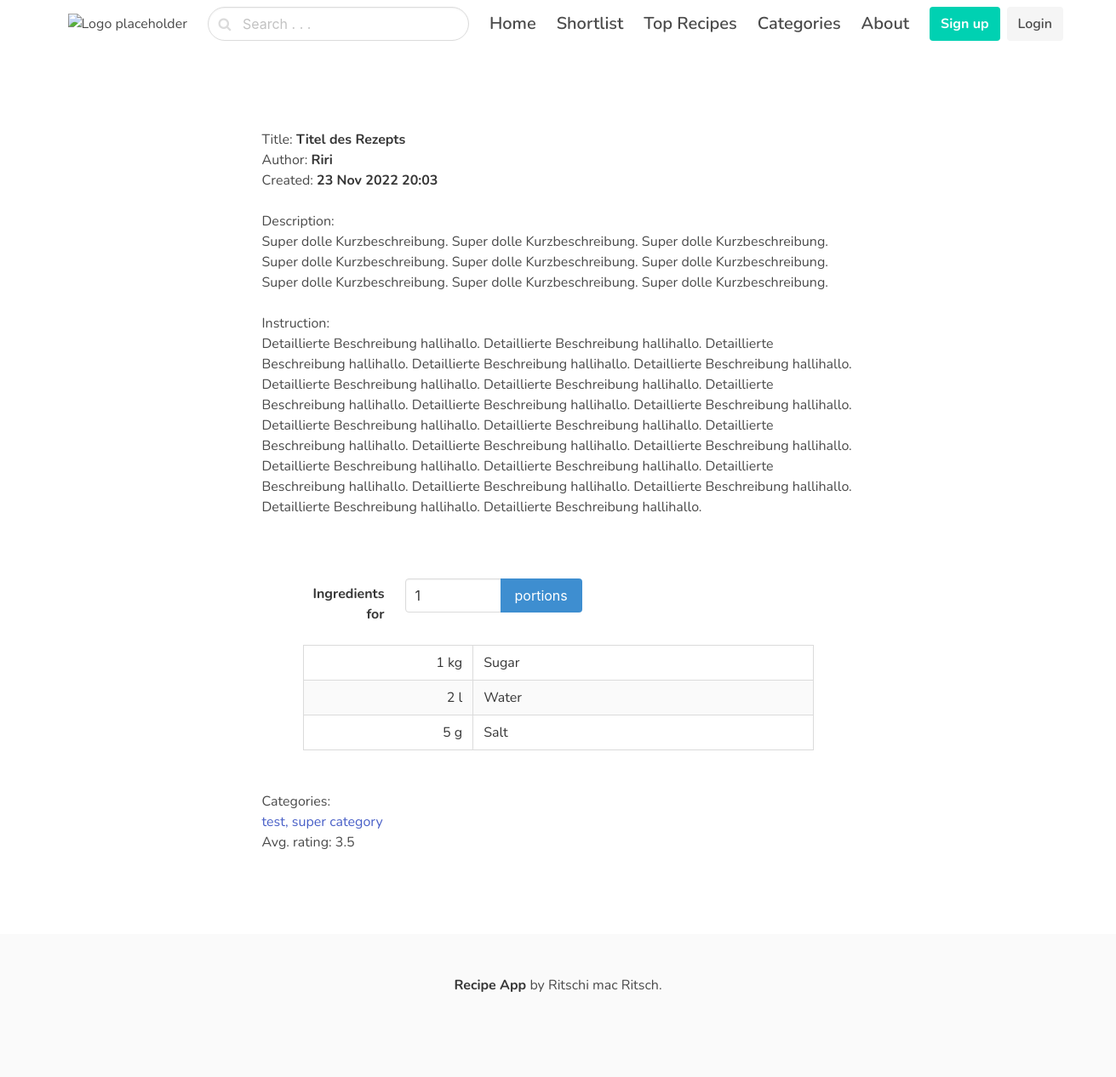
/titel-des-rezepts/, run on the app's committed database.
### recipe/models.py (models this page shows, shortened)
class Recipe(models.Model):
    author = models.CharField(max_length=255)
    title = models.CharField(max_length=255)
    slug = models.SlugField()
    brief_description = models.TextField()
    full_description = models.TextField()
    ingredients = models.ManyToManyField(Ingredient, through="IngredientQuantity", related_name='ingredients')
    created_at = models.DateTimeField(auto_now_add=True)
    categories = models.ManyToManyField(Category, related_name="categories")
    base_portions = models.PositiveIntegerField(default=1, validators=[MinValueValidator(1)])
    def average_rating(self):
        print("--------------->", Rating.objects.filter(recipe=self))
        return Rating.objects.filter(recipe=self).aggregate(Avg("rating"))["rating__avg"] or "Not rated yet"
    class Meta:
        ordering = ("-created_at",)

class IngredientQuantity(models.Model):  # Join the db tables
    recipe = models.ForeignKey(Recipe, on_delete=models.CASCADE)
    ingredient = models.ForeignKey(Ingredient, on_delete=models.CASCADE)
    quantity = models.IntegerField()
    unit = models.ForeignKey(Unit, on_delete=models.CASCADE)
    class Meta:
        verbose_name_plural = "IngredientQuantities"    # The plural name for the object (https://docs.djangoproject.com/en/4.1/ref/models/options/)
    def __str__(self):
        return self.recipe.title + " - " + self.ingredient.name

class Unit(models.Model):
    name = models.CharField(max_length=255, default=None, blank=True, null=True)
    def __str__(self):
        return self.name

class Ingredient(models.Model):
    name = models.CharField(max_length=255)
    def __str__(self):
        return self.name

class Category(models.Model):
    name = models.CharField(max_length=255)
    slug = models.SlugField()
    class Meta:
        verbose_name_plural = "Categories"
    def __str__(self):
        return self.name

class Rating(models.Model):
    user = models.ForeignKey(User, on_delete=models.CASCADE)
    recipe = models.ForeignKey(Recipe, on_delete=models.CASCADE)
    rating = models.IntegerField(default=0)
    def __str__(self):
        return str(self.rating)

### recipe/views.py (the view)
# urls.py: path("<slug:slug>/", views.detail, name="recipe_detail"),
def detail(request, slug):
    recipe = get_object_or_404(Recipe, slug=slug)
    new_ingredient_quantities = []
    if request.method == "GET":
        portions = request.GET.get("portions")
        print("Request.GET content of input field ----->", portions)
        if portions is not None:
            for ingredient in recipe.ingredientquantity_set.all():
                multiplier = int(portions) / recipe.base_portions
                ingredient.quantity *= multiplier
                new_ingredient_quantities.append((ingredient.ingredient.name,
                                                  ingredient.quantity,
                                                  ingredient.unit.name))
                print("unit: ", ingredient.unit.name)
                print("quantity: ", ingredient.quantity, ", ingredient: ", ingredient.ingredient.name)
                print("base_portions: ", recipe.base_portions, ", portions: ", portions)
                print("multiplier: ", multiplier)
        else:
            portions = recipe.base_portions
    print("new_ingredient_quantities: ", new_ingredient_quantities)
    print(type(recipe.ingredientquantity_set.all()[0].quantity))
    print(recipe.ingredientquantity_set.all()[0].quantity)
    print("------> Title: " + recipe.title)
    print("------> 'recipe.ingredientquantity_set.all()' ---> ", recipe.ingredientquantity_set.all())
    print("------> 'recipe.ingredientquantity_set.all()[0]' ---> ", recipe.ingredientquantity_set.all()[0])
    print("------> 'recipe.ingredientquantity_set.all()[0].quantity' ---> ", recipe.ingredientquantity_set.all()[0].quantity)
    print("------> 'recipe.ingredientquantity_set.all()[0].unit' ---> ", recipe.ingredientquantity_set.all()[0].unit)
    print("------> 'recipe.ingredients.all()' ---> ", recipe.ingredients.all())
    print("------> 'recipe.category_set.all()' ---> ", recipe.categories.all())
    print(portions)
    return render(request, "recipe/detail.html", {"recipe": recipe,
                                                  "new_ingredient_quantities": new_ingredient_quantities,
                                                  "portions": portions})

### recipe/templates/recipe/detail.html (shortened to what this page needs)
{% extends "core/base.html" %}
{% block content %}
    <section class="hero ">
        <div class="hero-body">
            <div class="container">
                <section class="section">
                    <div class="columns">
                        <div class="column is-8 is-offset-2">
                            Title: <strong>{{ recipe.title }}</strong><br>
                            Author: <strong>{{ recipe.author }}</strong><br>
                            Created: <strong>{{ recipe.created_at|date:"d M Y H:i" }}</strong><br><br>
                            Description: <br>{{ recipe.brief_description }}<br><br>
                            Instruction: <br>{{ recipe.full_description }}<br><br>
                            <section class="section">
                                <form method="get" action="{% url 'recipe_detail' recipe.slug %}">
                                    <div class="field is-horizontal">
                                        <div class="field-label is-normal">
                                            <label class="label">Ingredients for</label>
                                        </div>
                                        <div class="field-body">
                                            <div class="field">
                                                <div class="field has-addons">
                                                    <div class="control">
                                                        <input class="input" name="portions" type="number" value="{{ portions }}" min="1" max="500" >
                                                    </div>
                                                    <div class="control">
                                                        <button class="button is-info" type="submit">portions</button>
                                                    </div>
                                                </div>
                                            </div>
                                        </div>
                                    </div>
                                </form>
                                <br>
                                <table style="width:100%" class="table is-bordered is-hoverable is-striped is-fullwidth">
                                    <col style="width:33.33%">
                                    <col style="width:66.67%">
                                    <tbody>
                                        {% if new_ingredient_quantities %}
                                            {% for ele in new_ingredient_quantities %}
                                                <tr>
                                                    <td style="text-align:right">
                                                        {{ ele.1 }} {{ ele.2 }}
                                                    </td>
                                                    <td>
                                                        {{ ele.0 }}
                                                    </td>
                                                </tr>
                                            {% endfor %}
                                        {% else %}
                                            {% for ele in recipe.ingredientquantity_set.all %}
                                                <tr>
                                                    <td style="text-align:right">
                                                        {{ ele.quantity }} {{ ele.unit }}
                                                    </td>
                                                    <td>
                                                        {{ ele.ingredient.name }}
                                                    </td>
                                                </tr>
                                            {% endfor %}
                                        {% endif %}
                                    </tbody>
                                </table>
                            </section>
                            Categories: <br>
                            {% for ele in recipe.categories.all %}
                                <a href="{% url 'recipe_category' ele.slug %}">{{ ele.name }}{% if forloop.first and not forloop.revcounter0 < 1 %},{% endif %}</a>
                            {% endfor %}<br>
                            Avg. rating: {{ recipe.average_rating }}
                        </div>
                    </div>
                </section>
            </div>
        </div>
    </section>
{% endblock %}

### core/templates/core/base.html (style rules this page uses)
body { font-family: 'Nunito', sans-serif; }

### data on the page
Recipe: title "Titel des Rezepts", author "Riri", created_at "23 Nov 2022 20:03", brief_description "Super dolle Kurzbeschreibung. Super dolle Kurzbeschreibung. Super dolle Kurzbeschreibung. Super dolle Kurzbeschreibung. Super dolle Kurzbeschreibung. Super dolle Kurzbeschreibung. Super dolle Kurzbeschreibung. Super dolle Kurzbeschreibung. Super dolle Kurzbeschreibung.", full_description "Detaillierte Beschreibung hallihallo. Detaillierte Beschreibung hallihallo. Detaillierte Beschreibung hallihallo. Detaillierte Beschreibung hallihallo. Detaillierte Beschreibung hallihallo. Detaillierte Beschreibung hallihallo. Detaillierte Beschreibung hallihallo. Detaillierte Beschreibung hallihallo. Detaillierte Beschreibung hallihallo. Detaillierte Beschreibung hallihallo. Detaillierte Beschreibung hallihallo. Detaillierte Beschreibung hallihallo. Detaillierte Beschreibung hallihallo. Detaillierte Beschreibung hallihallo. Detaillierte Beschreibung hallihallo. Detaillierte Beschreibung hallihallo. Detaillierte Beschreibung hallihallo. Detaillierte Beschreibung hallihallo. Detaillierte…", average_rating "3.5"
IngredientQuantity: quantity "1", unit "kg", ingredient.name "Sugar"
IngredientQuantity: quantity "2", unit "l", ingredient.name "Water"
IngredientQuantity: quantity "5", unit "g", ingredient.name "Salt"
Category: name "test"
Category: name "super category"
